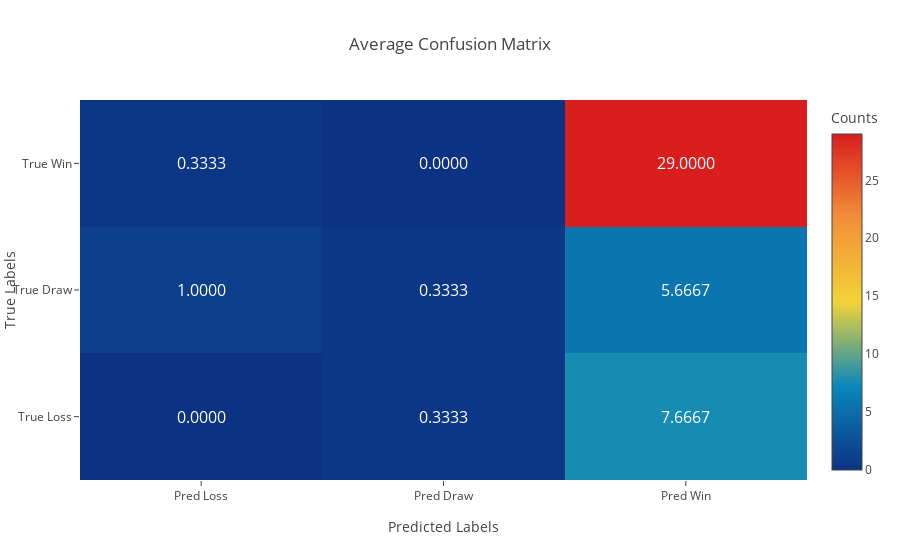

Notebook code for this chart:
### Code cell
#heatmap for confusion matrix
fig = go.Figure(data=go.Heatmap(
    z=labeled_avg_conf_matrix.values,  
    x=labeled_avg_conf_matrix.columns,  
    y=labeled_avg_conf_matrix.index,   
    colorscale='Portland', 
    colorbar=dict(title='Counts'),
    hoverongaps=False 
))

for i in range(len(labeled_avg_conf_matrix)):
    for j in range(len(labeled_avg_conf_matrix.columns)):
        fig.add_annotation(
            x=j,
            y=i,
            text=f"{labeled_avg_conf_matrix.iloc[i, j]:.4f}",  
            showarrow=False,
            font=dict(color="white", size=16), 
            align="center"
        )

fig.update_layout(
    title='Average Confusion Matrix',
    xaxis_title='Predicted Labels',
    yaxis_title='True Labels',
    xaxis=dict(tickmode='array', tickvals=[0, 1, 2]),
    yaxis=dict(tickmode='array', tickvals=[0, 1, 2]),
)

fig.show()

### Figure 1 — Plotly figure (JSON) as saved in the notebook; plotly's stock layout.template omitted (floating-point values rounded to 4 significant figures)
{"data": [{"colorbar": {"title": {"text": "Counts"}}, "colorscale": [[0, "rgb(12,51,131)"], [0.25, "rgb(10,136,186)"], [0.5, "rgb(242,211,56)"], [0.75, "rgb(242,143,56)"], [1, "rgb(217,30,30)"]], "hoverongaps": false, "type": "heatmap", "x": ["Pred Loss", "Pred Draw", "Pred Win"], "y": ["True Loss", "True Draw", "True Win"], "z": [[0, 0.3333, 7.667], [1, 0.3333, 5.667], [0.3333, 0, 29]]}], "layout": {"annotations": [{"align": "center", "font": {"color": "white", "size": 16}, "showarrow": false, "text": "0.0000", "x": 0, "y": 0}, {"align": "center", "font": {"color": "white", "size": 16}, "showarrow": false, "text": "0.3333", "x": 1, "y": 0}, {"align": "center", "font": {"color": "white", "size": 16}, "showarrow": false, "text": "7.6667", "x": 2, "y": 0}, {"align": "center", "font": {"color": "white", "size": 16}, "showarrow": false, "text": "1.0000", "x": 0, "y": 1}, {"align": "center", "font": {"color": "white", "size": 16}, "showarrow": false, "text": "0.3333", "x": 1, "y": 1}, {"align": "center", "font": {"color": "white", "size": 16}, "showarrow": false, "text": "5.6667", "x": 2, "y": 1}, {"align": "center", "font": {"color": "white", "size": 16}, "showarrow": false, "text": "0.3333", "x": 0, "y": 2}, {"align": "center", "font": {"color": "white", "size": 16}, "showarrow": false, "text": "0.0000", "x": 1, "y": 2}, {"align": "center", "font": {"color": "white", "size": 16}, "showarrow": false, "text": "29.0000", "x": 2, "y": 2}], "autosize": true, "title": {"text": "Average Confusion Matrix"}, "xaxis": {"autorange": true, "range": [-0.5, 2.5], "tickmode": "array", "tickvals": [0, 1, 2], "title": {"text": "Predicted Labels"}, "type": "category"}, "yaxis": {"autorange": true, "range": [-0.5, 2.5], "tickmode": "array", "tickvals": [0, 1, 2], "title": {"text": "True Labels"}, "type": "category"}}}
